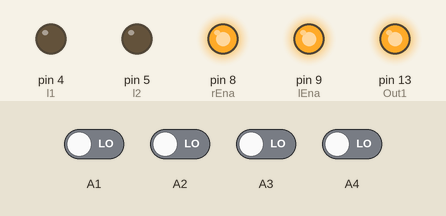
Bench run of a sketch on a simulated Arduino Uno, built with avr-gcc and run on an emulated ATmega328P. Shown: output pins drawn as LEDs (lit = HIGH). Inputs (shaded band) come from the test bench; at power-on: A1–4 LOW. Pins used as bus, display or sensor lines are not drawn.

Above: at 1.2 s.
1.3 s: A3 driven HIGH
At 1.7 s:
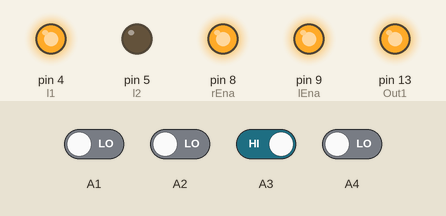
2.8 s: A4 driven HIGH
At 3.1 s:
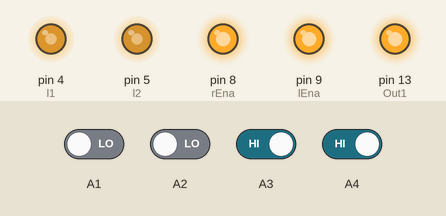
4.3 s: A3 driven LOW
At 5.0 s:
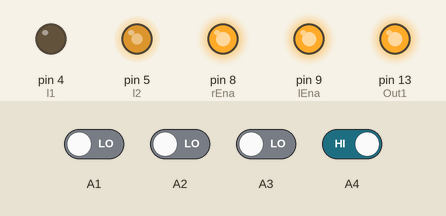
5.8 s: A1 driven HIGH
At 6.6 s:
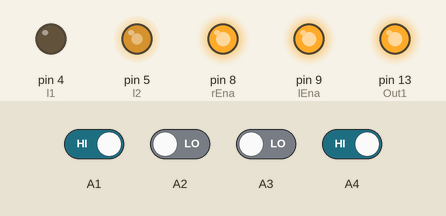
7.3 s: A4 driven LOW
At 8.5 s:
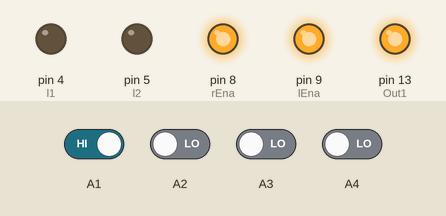
8.8 s: A3 driven HIGH
At 9.8 s:
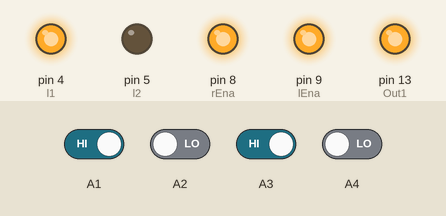
Timing chart, 0 to 11.3 s (numbered marks = the images above; inputs shaded):
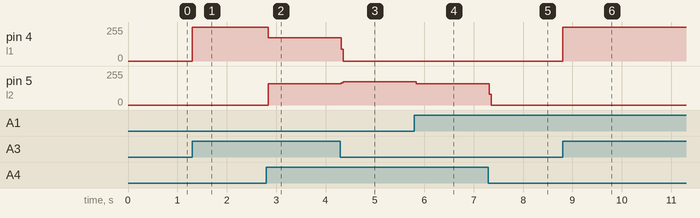

Measured:
- after the input at 1.3 s, pin 4 (l1): 0/255 → 255/255 at once
- after the input at 2.8 s, pin 4 (l1): 255/255 → 174/255 at once; pin 5 (l2): 0/255 → 160/255 at once
- after the input at 4.3 s, pin 4 (l1): 174/255 → 0/255 at once; pin 5 (l2): 160/255 → 174/255 at once
- after the input at 5.8 s, pin 5 (l2): 174/255 → 160/255 at once
- after the input at 7.3 s, pin 5 (l2): 160/255 → 0/255 at once
- after the input at 8.8 s, pin 4 (l1): 0/255 → 255/255 at once

The sketch:

Remap_Node_To_UNO.ino
```cpp
#include<Arduino.h>
int Out1=13;
int r1= 2;
int r2= 3;
int rEna=8;

int l1=4;
int l2=5;
int lEna=9;

float pwmr=1023;
float pwml=1023;


void setup() {

  Serial.begin(115200);
  pinMode(Out1, OUTPUT);
  pinMode(r1, OUTPUT);
  pinMode(r2, OUTPUT);
  pinMode(rEna, OUTPUT);
  pinMode(l1, OUTPUT);
  pinMode(l2, OUTPUT);
  pinMode(lEna, OUTPUT);
  pinMode(A1, INPUT);
  pinMode(A2, INPUT);
  pinMode(A3, INPUT);
  pinMode(A4, INPUT);

  analogWrite(rEna,pwmr);
  analogWrite(lEna,pwml);
  digitalWrite(Out1, HIGH);


}

void loop() {
  while(1)
  {
  if(digitalRead(A1)==HIGH) digitalWrite(r1,HIGH);
  if(digitalRead(A2)==HIGH) digitalWrite(r2,HIGH);
  if(digitalRead(A3)==HIGH) digitalWrite(l1,HIGH);
  if(digitalRead(A4)==HIGH) digitalWrite(l2,HIGH);

  if(digitalRead(A1)==LOW) digitalWrite(r1,LOW);
  if(digitalRead(A2)==LOW) digitalWrite(r2,LOW);
  if(digitalRead(A3)==LOW) digitalWrite(l1,LOW);
  if(digitalRead(A4)==LOW) digitalWrite(l2,LOW);
  else
  {
    digitalWrite(r1,LOW);
    digitalWrite(r2,LOW);
    digitalWrite(l1,LOW);
    digitalWrite(l2,LOW);
    continue;
  }

  }


}
```
